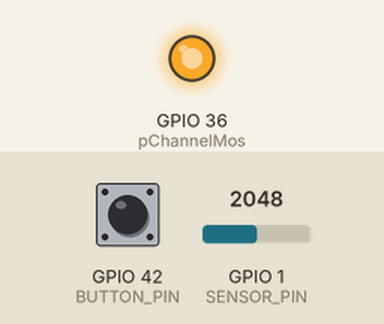
Recording of a sketch running on a simulated ESP32. Parts: output pins drawn as LEDs (lit = HIGH). Inputs (shaded band) come from the test bench; at power-on: GPIO 1 (SENSOR_PIN) = 2048, GPIO 42 (BUTTON_PIN) HIGH. WiFi joins after 1.5 s; servers stay silent unless stated; network time is answered at once with the bench clock; the local clock reads 2024-03-15 10:24:30 at power-on unless the sketch sets it; EEPROM starts erased; what the sketch prints to the serial monitor is not drawn.

Above: at 2.7 s.
2.8 s: GPIO 1 (SENSOR_PIN) set to 2866
At 4.0 s:
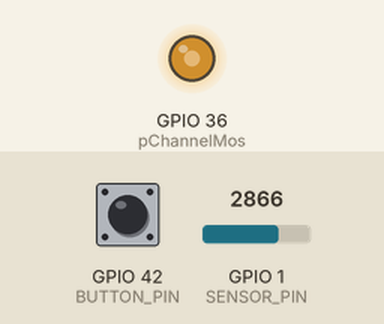
4.3 s: GPIO 1 (SENSOR_PIN) set to 3603
At 5.2 s:
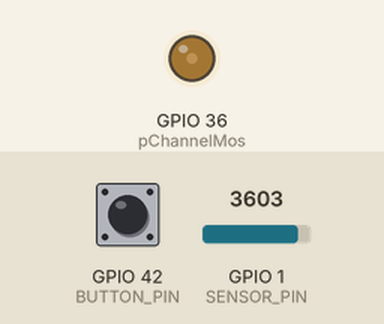
5.8 s: GPIO 1 (SENSOR_PIN) set to 2047
At 6.3 s:
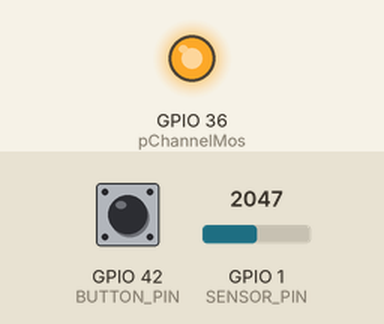
Timing chart, 0 to 8.8 s (numbered marks = the images above; inputs shaded):
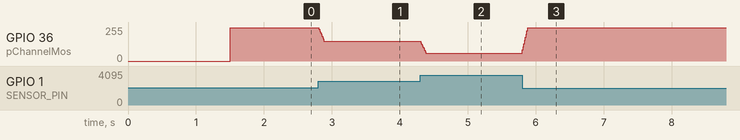

Measured:
- after the input at 2.8 s, GPIO 36 (pChannelMos): 249/255 → 150/255 at once
- after the input at 4.3 s, GPIO 36 (pChannelMos): 150/255 → 60/255 at once
- after the input at 5.8 s, GPIO 36 (pChannelMos): 60/255 → 249/255 at once

The sketch:

BianaryClockV2.ino
```cpp
//Binary Clock V2!!!
//time library just in case
#include "time.h"
//NTPClient for pulling time data
#include <NTPClient.h>
//WifiManager for wifi provisioning
#include <WiFiManager.h>
//Button Library for Long presses and debouncing
#include <Button2.h>
//library for smoothing the photo resistor data
#include <Smoothed.h>
//Save Timezone Data
#include <Preferences.h>

WiFiUDP ntpUDP;
NTPClient timeClient(ntpUDP, "pool.ntp.org");
WiFiManager wm;
WiFiManagerParameter custom_field;  // global param ( for non blocking w params )
Preferences preferences;

bool res;

//LED pins
const byte hoursPin10 = 48;
const byte hoursPin20 = 35;
const byte hoursPin40 = 0;

const byte hoursPin1 = 13;
const byte hoursPin2 = 14;
const byte hoursPin4 = 21;
const byte hoursPin8 = 47;

const byte minutesPin10 = 10;
const byte minutesPin20 = 11;
const byte minutesPin40 = 12;

const byte minutesPin1 = 18;
const byte minutesPin2 = 8;
const byte minutesPin4 = 3;
const byte minutesPin8 = 9;

const byte secondsPin10 = 15;
const byte secondsPin20 = 16;
const byte secondsPin40 = 17;


const byte secondsPin1 = 4;
const byte secondsPin2 = 5;
const byte secondsPin4 = 6;
const byte secondsPin8 = 7;

const byte allPins[] = {
    48, 35,    // hoursPin10, hoursPin20
    13, 14, 21, 47, // hoursPin1, hoursPin2, hoursPin4, hoursPin8
    10, 11, 12, // minutesPin10, minutesPin20, minutesPin40
    18, 8, 3, 9, // minutesPin1, minutesPin2, minutesPin4, minutesPin8
    15, 16, 17, // secondsPin10, secondsPin20, secondsPin40
    4, 5, 6, 7 // secondsPin1, secondsPin2, secondsPin4, secondsPin8
};

#define BUTTON_PIN 42
Button2 button;

const byte photoPin = 1;  //photoresistor pin
#define SENSOR_PIN photoPin
Smoothed<float> mySensor;
int brightVal;
int brightVal2;
int pChannelMos = 36;
const int freq = 1000;
const int resolution = 12;


int hourOffset;
#define LEAP_YEAR(Y) ((Y > 0) && !(Y % 4) && ((Y % 100) || !(Y % 400)))


void handleTap(Button2& b) {
  // check for really long clicks
  if (b.wasPressedFor() > 2000) {
    for (int i = 0; i < 20; i++)
    {
      digitalWrite(allPins[i], HIGH);
    }
    wm.resetSettings();
    ESP.restart();
  }
}


void setup() {
  // Start Serial Communication
  WiFi.mode(WIFI_STA);  // explicitly set mode, esp defaults to STA+AP
  preferences.begin("Timezoneset", false);

  Serial.begin(115200);

  const char* custom_radio_str = "<br/><label for='customfieldid'>Time Zones</label><br><input type='radio' name='customfieldid' value='5' checked> Eastern<br><input type='radio' name='customfieldid' value='6'> Central<br><input type='radio' name='customfieldid' value='7'> Mountain<br><input type='radio' name='customfieldid' value='8'> Pacific";
  new (&custom_field) WiFiManagerParameter(custom_radio_str);  // custom html input

  wm.addParameter(&custom_field);
  wm.setSaveParamsCallback(saveParamCallback);

  //wm.resetSettings(); // wipe settings

  // Placeholder for the timezone offset variable
  // int utcOffsetInSeconds = getParam("customfieldid") * -3600;

  std::vector<const char*> menu = { "wifi" };  //Selection for web
  wm.setMenu(menu);                            //Menu

  // set dark theme
  wm.setClass("invert");  //dark mode :b

  mySensor.begin(SMOOTHED_AVERAGE, 8);  //Setup the smoothing algo

  wm.setConnectTimeout(10);  // Time out for the start connection

  res = wm.autoConnect("Binary_Clock");  // anonymous ap/ set the name of the clock
  if (!res) {
    Serial.println("Failed to connect");  //Failed to connect
    // ESP.restart();
  } else {
    //if you get here you have connected to the WiFi
    Serial.println("connected...yeey :)");  // Connected succesfully
  }

  hourOffset = preferences.getInt("timeZone", 0);
  //NPT Sever Setup
  timeClient.begin();  //begin the ntp Client
  //timeClient.setTimeOffset(utcOffsetInSeconds);
  //printLocalTime();
  timeClient.setTimeOffset(hourOffset * -3600);
  Serial.println(hourOffset);
  //Brightness PWM Pin gate control of P-Channel mosfet

  //Button PIN Assignments(s)
  button.begin(BUTTON_PIN);
  button.setTapHandler(handleTap);

  //Pin Modes For Leds
  for (int i = 0; i < 20; i++)
    {
      digitalWrite(allPins[i], OUTPUT);
    }
  ledcAttach(pChannelMos, freq, resolution);
  mySensor.clear();
}


String getParam(String name) {
  //read parameter from server, for customhmtl input
  String value;
  if (wm.server->hasArg(name)) {
    value = wm.server->arg(name);
  }
  return value;
}


void saveParamCallback() {
  Serial.println("[CALLBACK] saveParamCallback fired");
  Serial.println("PARAM customfieldid = " + getParam("customfieldid"));
  hourOffset = getParam("customfieldid").toInt();
  Serial.println(hourOffset);
  preferences.putInt("timeZone", hourOffset);
}


void serialCOM() {

  int Hours = timeClient.getHours();
  Serial.print("Hour:  ");
  Serial.println(Hours);
  int Minutes = timeClient.getMinutes();
  Serial.print("Minute:  ");
  Serial.println(Minutes);
  int Seconds = timeClient.getSeconds();
  Serial.print("Second: ");
  Serial.println(Seconds);
  Serial.println();
}

//------Brightness Control---------

void brightness() {

  float currentSensorValue = analogRead(SENSOR_PIN);
  mySensor.add(currentSensorValue);
  float smoothedSensorValueAvg = mySensor.get();
  brightVal = (int)smoothedSensorValueAvg;
  brightVal2 = map(brightVal, 2000, 4095, 4095, 0);
  Serial.println(brightVal);
  if (brightVal > 2000) {
    ledcWrite(pChannelMos, brightVal2);
  } else {
    ledcWrite(pChannelMos, 4095);
  }
}

//------------- Algorithum for LEDS -----------
// Algorithm to control a digital display of hours, minutes, and seconds
// Citation: ChatGPT, OpenAI, 2024
// Slightly modified by me to Work
void setDigitalPins(int value, int pin40, int pin20, int pin10, int pin8, int pin4, int pin2, int pin1) {
  // Set pins for tens place
  if (value >= 40) {
    digitalWrite(pin40, LOW);
    digitalWrite(pin20, HIGH);
    digitalWrite(pin10, value >= 50 ? LOW : HIGH);
  } else if (value >= 20) {
    digitalWrite(pin40, HIGH);
    digitalWrite(pin20, LOW);
    digitalWrite(pin10, value >= 30 ? LOW : HIGH);
  } else if (value >= 10) {
    digitalWrite(pin40, HIGH);
    digitalWrite(pin20, HIGH);
    digitalWrite(pin10, LOW);
  } else {
    digitalWrite(pin40, HIGH);
    digitalWrite(pin20, HIGH);
    digitalWrite(pin10, HIGH);
  }

  // Set pins for units place
  int unit = value % 10;
  digitalWrite(pin8, unit >= 8 ? LOW : HIGH);
  digitalWrite(pin4, (unit >= 4 && unit < 6) || (unit >= 8) ? LOW : HIGH);
  digitalWrite(pin2, (unit >= 2 && unit < 4) || (unit >= 6 && unit < 8) ? LOW : HIGH);
  digitalWrite(pin1, unit % 2 == 1 ? LOW : HIGH);
}

//------------ Display Function --------------

void displayLights() {
  //------- Includes automatice DST ajustment --------
  //---------Update client and get time data----------
  timeClient.update();
  int hours = timeClient.getHours();
  int minutes = timeClient.getMinutes();
  int seconds = timeClient.getSeconds();
  //--------Automate the daylight saving time---------
  //-----------Here is the stolen code I found on Github by @sheffieldnikki--------------
  unsigned long secs;
  unsigned long rawTime = (secs ? secs : timeClient.getEpochTime()) / 86400L;  // in days
  unsigned long days = 0, year = 1970;
  uint8_t month;
  static const uint8_t monthDays[] = { 31, 28, 31, 30, 31, 30, 31, 31, 30, 31, 30, 31 };

  while ((days += (LEAP_YEAR(year) ? 366 : 365)) <= rawTime)
    year++;
  rawTime -= days - (LEAP_YEAR(year) ? 366 : 365);  // now it is days in this year, starting at 0
  days = 0;
  for (month = 0; month < 12; month++) {
    uint8_t monthLength;
    if (month == 1) {  // february
      monthLength = LEAP_YEAR(year) ? 29 : 28;
    } else {
      monthLength = monthDays[month];
    }
    if (rawTime < monthLength) break;
    rawTime -= monthLength;
  }
  month = ++month;
  int dayOfMonth = ++rawTime;


  //Serial.println(month);
  //Serial.println(year);

  int DST;
  // ********************* Calculate offset for Sunday *********************
  int y = year - 2000;          // Get year from NTPClient and subtract 2000
  int x = (y + y / 4 + 2) % 7;  // remainder will identify which day of month
  // is Sunday by subtracting x from the one
  // or two week window. First two weeks for March
  // and first week for November

  // *********** Test DST: BEGINS on 2nd Sunday of March @ 2:00 AM *********
  if (month == 3 && dayOfMonth == (14 - x) /*&& hour >= 2*/) {
    DST = 1;  // Daylight Savings Time is TRUE (add one hour)
  }
  if (month == 3 && dayOfMonth > (14 - x) || month > 3) {
    DST = 1;
  }
  // ************* Test DST: ENDS on 1st Sunday of Nov @ 2:00 AM ************
  if (month == 11 && dayOfMonth == (7 - x) /*&& hour >= 2*/) {
    DST = 0;  // daylight savings time is FALSE (Standard time)
  }
  if (month == 11 && dayOfMonth > (7 - x) || month > 11 || month < 3) {
    DST = 0;
  }

  if (DST == 1)  // Test DST and add one hour if = 1 (TRUE)
  {
    //Serial.println(DST);
    hours = hours + 1;
    //Serial.println(hours);
  }

  // Display hours
  setDigitalPins(hours, hoursPin40, hoursPin20, hoursPin10, hoursPin8, hoursPin4, hoursPin2, hoursPin1);

  // Display minutes
  setDigitalPins(minutes, minutesPin40, minutesPin20, minutesPin10, minutesPin8, minutesPin4, minutesPin2, minutesPin1);

  // Display seconds
  setDigitalPins(seconds, secondsPin40, secondsPin20, secondsPin10, secondsPin8, secondsPin4, secondsPin2, secondsPin1);
}


void loop() {
  //---------Determine if the reset wifi button is pressed------
  button.loop();
  //--Serial communication for debugging--
  serialCOM();  //Serial Data
  //----Set the brightness of the leds----
  brightness();
  //---Physically toggle the leds
  displayLights();
  //---Delay for stability/consistancy----
  delay(10);  //cannot delay due to it being a blocker
}
```
